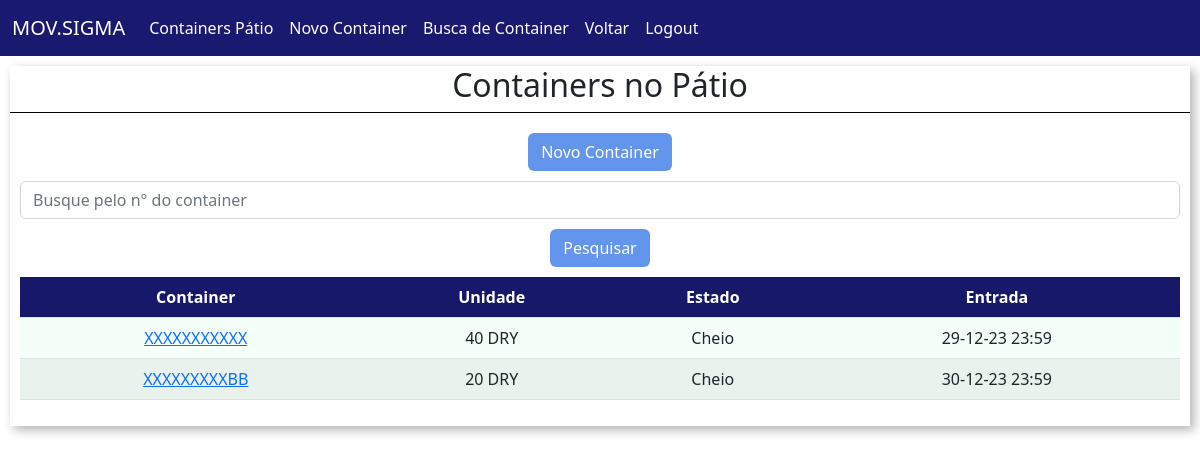
The app's page /mov/ctn (signed in), older data.
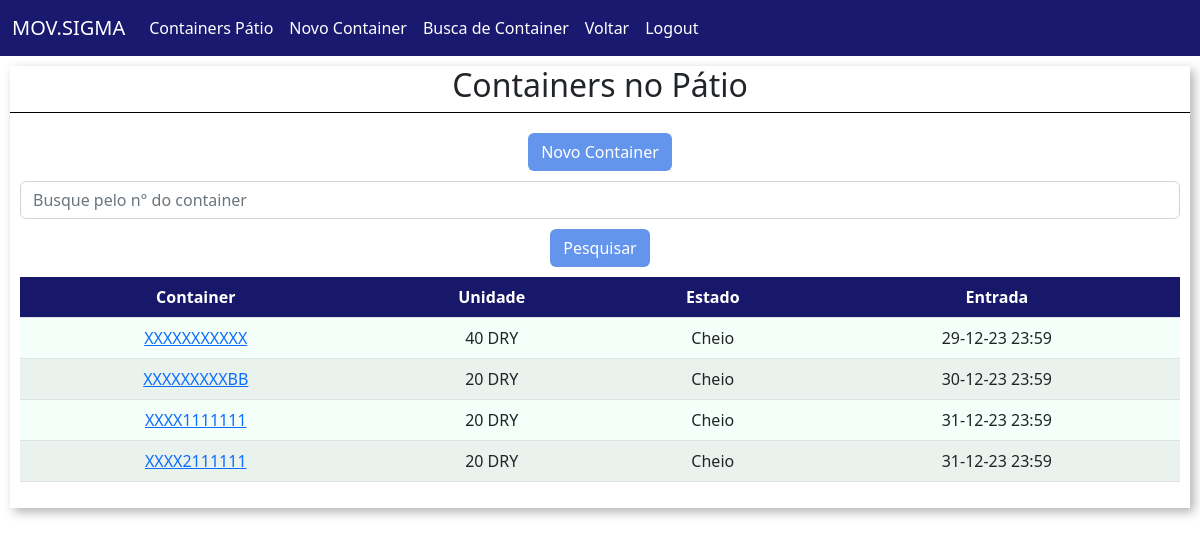
The same page, newer data.
### mov_ctn/models.py (models this page shows, shortened)
class movimentos(models.Model):
    choices_unidade = (
        ("20", "20'"),
        ("40", "40'")
    )
    choices_tipo = (
        ("DRY", "DRY"),
        ("FR", "FLAT RACK"),
        ("HC", "HC"),
        ("OT", "OPEN TOP"),
        ("TK", "TANK"),
        ("RF", "REEFER")
    )
    choices_modal = (
        ("I", "Importação"),
        ("E", "Exportação")
    )
    choices_estado = (
        ("C", "Cheio"),
        ("V", "Vazio")
    )
    container = models.CharField(max_length=15)
    unidade = models.CharField(max_length=2, choices=choices_unidade)
    tipo = models.CharField(max_length=3, choices=choices_tipo)
    lacre = models.CharField(max_length=30)
    modal = models.CharField(max_length=1, choices=choices_modal)
    estado = models.CharField(max_length=1, choices=choices_estado)
    observ = models.CharField(max_length=100, null=True)
    data_entrada = models.DateTimeField(null=False)
    data_saida = models.DateTimeField(null=True)
    data_alteracao = models.DateTimeField(auto_now=True)
    usuario_alteracao = models.CharField(max_length= 30, null=True)
    usuario_inclusao = models.CharField(max_length= 30, null=True)

### mov_ctn/views.py (the view)
# urls.py: path('ctn', views.ctn, name="ctn"),
@login_required(login_url="/")
@permission_required("mov_ctn.view_movimentos")
def ctn(request):
    movimento_filtrar = request.GET.get('filtrar')
    movimento = movimentos.objects.filter(data_saida__isnull = True)
    if movimento_filtrar:
        movimento = movimento.filter(container__icontains = movimento_filtrar)
    return render(request, 'ctn.html', {'movimento': movimento})

### mov_ctn/templates/ctn.html (shortened to what this page needs)
{% extends 'base.html' %}
{% load static %}
{% block 'head' %}
<link href="{% static 'mov_ctn/css/ctn.css' %}" rel="stylesheet">
{% endblock%}
{% block 'body' %}
<div class="wrapper">
    <div class="box">
        <div class="header-box">
            <h2 class="titulo">Containers no Pátio</h2>
        </div>
        <div class="borda-box"></div>
        <div class="body-box text-center">
            {% if perms.mov_ctn.add_movimentos %}
                <a class="btn btn-orange" href="{% url 'novo_ctn' %}">Novo Container</a>
            {% endif %}
            <form action="{% url 'ctn' %}" method="GET">{% csrf_token %}
                <div class="row">
                    <div class="col">
                        <input type="text" placeholder="Busque pelo n° do container" class="form-control"
                            name="filtrar">
                    </div>
                    <div class="filtrar">
                        <button type="submit" class="btn btn-orange">Pesquisar</button>
                    </div>
                </div>
            </form>
            <table class="table table-striped" cellpadding="20">
                <tr>
                    <th scope="col">Container</th>
                    <th scope="col">Unidade</th>
                    <th scope="col">Estado</th>
                    <th scope="col">Entrada</th>
                </tr>
                {% for movimentos in movimento%}
                <tr class="tabela-linha">
                    <td><a href="{% url 'ctn_unico' movimentos.id %}">{{movimentos.container}}</a></td>
                    <td>{{movimentos.unidade}} {{movimentos.tipo}}</td>
                    <td>{{movimentos.estado}}</td>
                    <td>{{movimentos.data_entrada |date:'d-m-y H:i'}}</td>
                </tr>
                {% endfor %}
            </table>
        </div>
    </div>
</div>
{% endblock%}

### templates/base.html (shortened to what this page needs)
{% load static %}
<!doctype html>
<html lang="pt-BR">
  <head>
    <link href="{% static 'base/css/base.css' %}" rel="stylesheet">
    <link href="https://cdn.jsdelivr.net/npm/bootstrap@5.2.2/dist/css/bootstrap.min.css" rel="stylesheet">
    {% block 'head' %}{% endblock%}
  </head>
  <body>
    <nav class="navbar navbar-expand-lg navbar-dark bg-nav">
      <div class="container-fluid">
        <a class="navbar-brand" href="javascript:history.back()">MOV.SIGMA</a>
        <div class="collapse navbar-collapse" id="navbarNavAltMarkup">
          <div class="navbar-nav">
            {% if perms.mov_ctn.view_movimentos %}
            <a class="nav-link active" aria-current="page" href="{% url 'ctn' %}">Containers Pátio</a>
            {% endif %}
            {% if perms.mov_ctn.add_movimentos %}
            <a class="nav-link active" aria-current="page" href="{% url 'novo_ctn' %}">Novo Container</a>
            {% endif %}
            {% if perms.mov_ctn.view_movimentos %}
            <a class="nav-link active" aria-current="page" href="{% url 'busca' %}">Busca de Container</a>
            {% endif %}
            {% if user.is_authenticated %}
            <a class="nav-link active" aria-current="page" href="javascript:history.back()">Voltar</a>
            {% endif %}
            {% if user.is_authenticated %}
              <a class="nav-link active" aria-current="page" href="{% url 'logout' %}">Logout</a>
            {% endif %}
          </div>
        </div>
      </div>
    </nav>
    {% block 'body' %}{% endblock%}
  </body>
</html>

### templates/static/base/css/base.css (style rules this page uses)
body { background-color: #C6C6C6; }
.bg-nav { background-color: #191970 !important; padding: 10px; }

### templates/static/mov_ctn/css/ctn.css (style rules this page uses)
.borda-box { border-top: 1px solid black; }
.body-box { padding: 10px; }
td, tr { text-align: center; }
.btn-orange { background-color: #6495ED; color: white; margin: 10px; }
.tabela-linha { background-color: #F5FFFA; }
.titulo { text-align: center; }
.box { margin: 10px; background: #fff; box-shadow: 4px 4px 10px rgba(0,0,0,.3); }
.table-striped>tbody>tr:nth-child(odd)>th { background-color: #191970; color: white; }
.filtrar { text-align: center; }

Row changes from the older to the newer data that the page shows:
added movimentos: container "XXXX1111111", unidade "20", tipo "DRY", estado "Cheio", data_entrada "31-12-23 23:59"
added movimentos: container "XXXX2111111", unidade "20", tipo "DRY", estado "Cheio", data_entrada "31-12-23 23:59"
